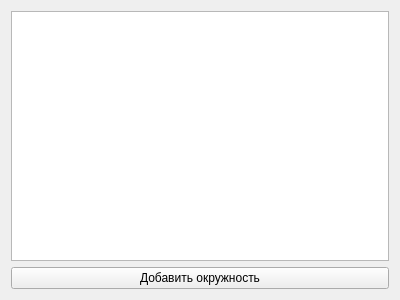
<?xml version="1.0" encoding="UTF-8"?>
<ui version="4.0">
 <class>Form</class>
 <widget class="QWidget" name="Form">
  <property name="geometry">
   <rect>
    <x>0</x>
    <y>0</y>
    <width>400</width>
    <height>300</height>
   </rect>
  </property>
  <property name="windowTitle">
   <string>Form</string>
  </property>
  <layout class="QVBoxLayout" name="verticalLayout">
   <item>
    <widget class="QGraphicsView" name="graphicsView"/>
   </item>
   <item>
    <widget class="QPushButton" name="drawButton">
     <property name="text">
      <string>Добавить окружность</string>
     </property>
    </widget>
   </item>
  </layout>
 </widget>
 <resources/>
 <connections/>
</ui>
